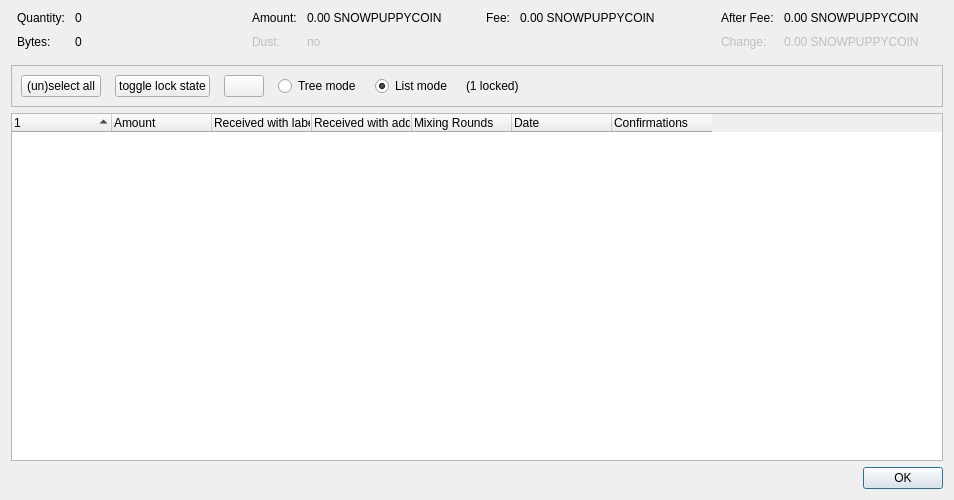
<?xml version="1.0" encoding="UTF-8"?>
<ui version="4.0">
 <class>CoinControlDialog</class>
 <widget class="QDialog" name="CoinControlDialog">
  <property name="geometry">
   <rect>
    <x>0</x>
    <y>0</y>
    <width>954</width>
    <height>500</height>
   </rect>
  </property>
  <property name="windowTitle">
   <string>Coin Selection</string>
  </property>
  <layout class="QVBoxLayout" name="verticalLayout">
   <item>
    <layout class="QHBoxLayout" name="horizontalLayoutTop" stretch="0,0,0,0">
     <property name="topMargin">
      <number>0</number>
     </property>
     <property name="bottomMargin">
      <number>10</number>
     </property>
     <item>
      <layout class="QFormLayout" name="formLayoutCoinControl1">
       <property name="horizontalSpacing">
        <number>10</number>
       </property>
       <property name="verticalSpacing">
        <number>10</number>
       </property>
       <property name="leftMargin">
        <number>6</number>
       </property>
       <property name="rightMargin">
        <number>6</number>
       </property>
       <item row="0" column="0">
        <widget class="QLabel" name="labelCoinControlQuantityText">
         <property name="text">
          <string>Quantity:</string>
         </property>
        </widget>
       </item>
       <item row="0" column="1">
        <widget class="QLabel" name="labelCoinControlQuantity">
         <property name="cursor">
          <cursorShape>IBeamCursor</cursorShape>
         </property>
         <property name="contextMenuPolicy">
          <enum>Qt::ActionsContextMenu</enum>
         </property>
         <property name="text">
          <string notr="true">0</string>
         </property>
         <property name="textInteractionFlags">
          <set>Qt::LinksAccessibleByMouse|Qt::TextSelectableByKeyboard|Qt::TextSelectableByMouse</set>
         </property>
        </widget>
       </item>
       <item row="1" column="0">
        <widget class="QLabel" name="labelCoinControlBytesText">
         <property name="text">
          <string>Bytes:</string>
         </property>
        </widget>
       </item>
       <item row="1" column="1">
        <widget class="QLabel" name="labelCoinControlBytes">
         <property name="cursor">
          <cursorShape>IBeamCursor</cursorShape>
         </property>
         <property name="contextMenuPolicy">
          <enum>Qt::ActionsContextMenu</enum>
         </property>
         <property name="text">
          <string notr="true">0</string>
         </property>
         <property name="textInteractionFlags">
          <set>Qt::LinksAccessibleByMouse|Qt::TextSelectableByKeyboard|Qt::TextSelectableByMouse</set>
         </property>
        </widget>
       </item>
      </layout>
     </item>
     <item>
      <layout class="QFormLayout" name="formLayoutCoinControl2">
       <property name="horizontalSpacing">
        <number>10</number>
       </property>
       <property name="verticalSpacing">
        <number>10</number>
       </property>
       <property name="leftMargin">
        <number>6</number>
       </property>
       <property name="rightMargin">
        <number>6</number>
       </property>
       <item row="0" column="0">
        <widget class="QLabel" name="labelCoinControlAmountText">
         <property name="text">
          <string>Amount:</string>
         </property>
        </widget>
       </item>
       <item row="0" column="1">
        <widget class="QLabel" name="labelCoinControlAmount">
         <property name="cursor">
          <cursorShape>IBeamCursor</cursorShape>
         </property>
         <property name="contextMenuPolicy">
          <enum>Qt::ActionsContextMenu</enum>
         </property>
         <property name="text">
          <string notr="true">0.00 SNOWPUPPYCOIN</string>
         </property>
         <property name="textInteractionFlags">
          <set>Qt::LinksAccessibleByMouse|Qt::TextSelectableByKeyboard|Qt::TextSelectableByMouse</set>
         </property>
        </widget>
       </item>
       <item row="1" column="0">
        <widget class="QLabel" name="labelCoinControlLowOutputText">
         <property name="enabled">
          <bool>false</bool>
         </property>
         <property name="text">
          <string>Dust:</string>
         </property>
        </widget>
       </item>
       <item row="1" column="1">
        <widget class="QLabel" name="labelCoinControlLowOutput">
         <property name="enabled">
          <bool>false</bool>
         </property>
         <property name="cursor">
          <cursorShape>IBeamCursor</cursorShape>
         </property>
         <property name="contextMenuPolicy">
          <enum>Qt::ActionsContextMenu</enum>
         </property>
         <property name="text">
          <string notr="true">no</string>
         </property>
         <property name="textInteractionFlags">
          <set>Qt::LinksAccessibleByMouse|Qt::TextSelectableByKeyboard|Qt::TextSelectableByMouse</set>
         </property>
        </widget>
       </item>
      </layout>
     </item>
     <item>
      <layout class="QFormLayout" name="formLayoutCoinControl3">
       <property name="horizontalSpacing">
        <number>10</number>
       </property>
       <property name="verticalSpacing">
        <number>10</number>
       </property>
       <property name="leftMargin">
        <number>6</number>
       </property>
       <property name="rightMargin">
        <number>6</number>
       </property>
       <item row="0" column="0">
        <widget class="QLabel" name="labelCoinControlFeeText">
         <property name="text">
          <string>Fee:</string>
         </property>
        </widget>
       </item>
       <item row="0" column="1">
        <widget class="QLabel" name="labelCoinControlFee">
         <property name="cursor">
          <cursorShape>IBeamCursor</cursorShape>
         </property>
         <property name="contextMenuPolicy">
          <enum>Qt::ActionsContextMenu</enum>
         </property>
         <property name="text">
          <string notr="true">0.00 SNOWPUPPYCOIN</string>
         </property>
         <property name="textInteractionFlags">
          <set>Qt::LinksAccessibleByMouse|Qt::TextSelectableByKeyboard|Qt::TextSelectableByMouse</set>
         </property>
        </widget>
       </item>
      </layout>
     </item>
     <item>
      <layout class="QFormLayout" name="formLayoutCoinControl4">
       <property name="horizontalSpacing">
        <number>10</number>
       </property>
       <property name="verticalSpacing">
        <number>10</number>
       </property>
       <property name="leftMargin">
        <number>6</number>
       </property>
       <property name="rightMargin">
        <number>6</number>
       </property>
       <item row="0" column="0">
        <widget class="QLabel" name="labelCoinControlAfterFeeText">
         <property name="text">
          <string>After Fee:</string>
         </property>
        </widget>
       </item>
       <item row="0" column="1">
        <widget class="QLabel" name="labelCoinControlAfterFee">
         <property name="cursor">
          <cursorShape>IBeamCursor</cursorShape>
         </property>
         <property name="contextMenuPolicy">
          <enum>Qt::ActionsContextMenu</enum>
         </property>
         <property name="text">
          <string notr="true">0.00 SNOWPUPPYCOIN</string>
         </property>
         <property name="textInteractionFlags">
          <set>Qt::LinksAccessibleByMouse|Qt::TextSelectableByKeyboard|Qt::TextSelectableByMouse</set>
         </property>
        </widget>
       </item>
       <item row="1" column="0">
        <widget class="QLabel" name="labelCoinControlChangeText">
         <property name="enabled">
          <bool>false</bool>
         </property>
         <property name="text">
          <string>Change:</string>
         </property>
        </widget>
       </item>
       <item row="1" column="1">
        <widget class="QLabel" name="labelCoinControlChange">
         <property name="enabled">
          <bool>false</bool>
         </property>
         <property name="cursor">
          <cursorShape>IBeamCursor</cursorShape>
         </property>
         <property name="contextMenuPolicy">
          <enum>Qt::ActionsContextMenu</enum>
         </property>
         <property name="text">
          <string notr="true">0.00 SNOWPUPPYCOIN</string>
         </property>
         <property name="textInteractionFlags">
          <set>Qt::LinksAccessibleByMouse|Qt::TextSelectableByKeyboard|Qt::TextSelectableByMouse</set>
         </property>
        </widget>
       </item>
      </layout>
     </item>
    </layout>
   </item>
   <item>
    <widget class="QFrame" name="frame">
     <property name="minimumSize">
      <size>
       <width>0</width>
       <height>40</height>
      </size>
     </property>
     <property name="frameShape">
      <enum>QFrame::StyledPanel</enum>
     </property>
     <property name="frameShadow">
      <enum>QFrame::Sunken</enum>
     </property>
     <layout class="QHBoxLayout" name="horizontalLayout">
      <item>
       <layout class="QHBoxLayout" name="horizontalLayoutPanel" stretch="0,0,0,0,0,0,0">
        <property name="spacing">
         <number>14</number>
        </property>
        <item>
         <widget class="QPushButton" name="pushButtonSelectAll">
          <property name="sizePolicy">
           <sizepolicy hsizetype="Maximum" vsizetype="Fixed">
            <horstretch>0</horstretch>
            <verstretch>0</verstretch>
           </sizepolicy>
          </property>
          <property name="text">
           <string>(un)select all</string>
          </property>
          <property name="autoDefault">
           <bool>false</bool>
          </property>
         </widget>
        </item>
        <item>
         <widget class="QPushButton" name="pushButtonToggleLock">
          <property name="sizePolicy">
           <sizepolicy hsizetype="Maximum" vsizetype="Fixed">
            <horstretch>0</horstretch>
            <verstretch>0</verstretch>
           </sizepolicy>
          </property>
          <property name="text">
           <string>toggle lock state</string>
          </property>
          <property name="autoDefault">
           <bool>false</bool>
          </property>
         </widget>
        </item>
        <item>
         <widget class="QPushButton" name="hideButton">
          <property name="sizePolicy">
           <sizepolicy hsizetype="Maximum" vsizetype="Fixed">
            <horstretch>0</horstretch>
            <verstretch>0</verstretch>
           </sizepolicy>
          </property>
          <property name="text">
           <string/>
          </property>
          <property name="autoDefault">
           <bool>false</bool>
          </property>
         </widget>
        </item>
        <item>
         <widget class="QRadioButton" name="radioTreeMode">
          <property name="sizePolicy">
           <sizepolicy hsizetype="Maximum" vsizetype="Fixed">
            <horstretch>0</horstretch>
            <verstretch>0</verstretch>
           </sizepolicy>
          </property>
          <property name="text">
           <string>Tree mode</string>
          </property>
         </widget>
        </item>
        <item>
         <widget class="QRadioButton" name="radioListMode">
          <property name="sizePolicy">
           <sizepolicy hsizetype="Maximum" vsizetype="Fixed">
            <horstretch>0</horstretch>
            <verstretch>0</verstretch>
           </sizepolicy>
          </property>
          <property name="text">
           <string>List mode</string>
          </property>
          <property name="checked">
           <bool>true</bool>
          </property>
         </widget>
        </item>
        <item>
         <widget class="QLabel" name="labelLocked">
          <property name="text">
           <string>(1 locked)</string>
          </property>
         </widget>
        </item>
        <item>
         <spacer name="horizontalSpacer">
          <property name="orientation">
           <enum>Qt::Horizontal</enum>
          </property>
          <property name="sizeHint" stdset="0">
           <size>
            <width>40</width>
            <height>20</height>
           </size>
          </property>
         </spacer>
        </item>
       </layout>
      </item>
     </layout>
    </widget>
   </item>
   <item>
    <widget class="CoinControlTreeWidget" name="treeWidget">
     <property name="contextMenuPolicy">
      <enum>Qt::CustomContextMenu</enum>
     </property>
     <property name="sortingEnabled">
      <bool>false</bool>
     </property>
     <property name="columnCount">
      <number>7</number>
     </property>
     <attribute name="headerShowSortIndicator" stdset="0">
      <bool>true</bool>
     </attribute>
     <attribute name="headerStretchLastSection">
      <bool>false</bool>
     </attribute>
     <column>
      <property name="text">
       <string/>
      </property>
     </column>
     <column>
      <property name="text">
       <string>Amount</string>
      </property>
     </column>
     <column>
      <property name="text">
       <string>Received with label</string>
      </property>
     </column>
     <column>
      <property name="text">
       <string>Received with address</string>
      </property>
     </column>
     <column>
      <property name="text">
       <string>Mixing Rounds</string>
      </property>
     </column>
     <column>
      <property name="text">
       <string>Date</string>
      </property>
     </column>
     <column>
      <property name="text">
       <string>Confirmations</string>
      </property>
      <property name="toolTip">
       <string>Confirmed</string>
      </property>
     </column>
    </widget>
   </item>
   <item>
    <widget class="QDialogButtonBox" name="buttonBox">
     <property name="orientation">
      <enum>Qt::Horizontal</enum>
     </property>
     <property name="standardButtons">
      <set>QDialogButtonBox::Ok</set>
     </property>
    </widget>
   </item>
  </layout>
 </widget>
 <customwidgets>
  <customwidget>
   <class>CoinControlTreeWidget</class>
   <extends>QTreeWidget</extends>
   <header>qt/coincontroltreewidget.h</header>
  </customwidget>
 </customwidgets>
 <resources/>
 <connections/>
</ui>
